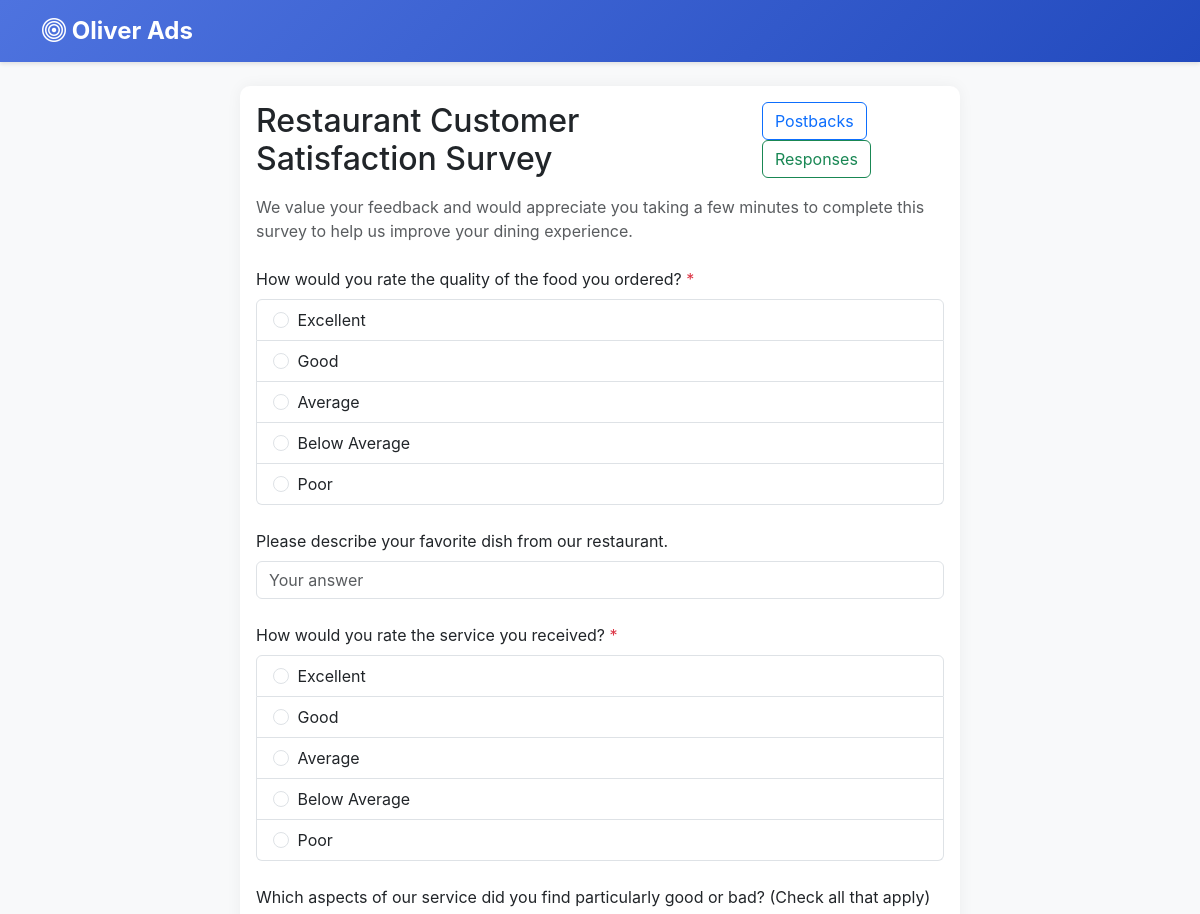
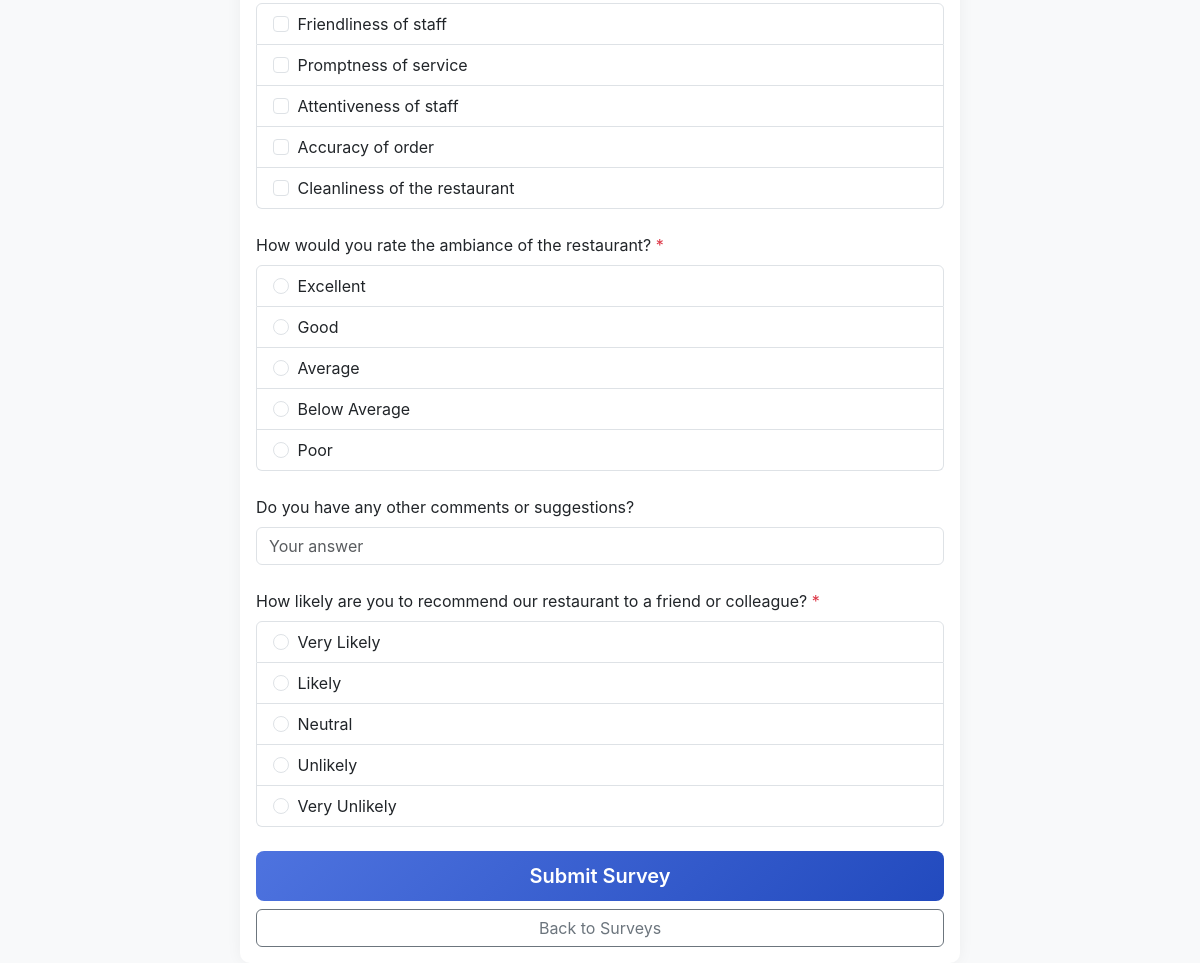
The page /surveys/1 on the database its author committed (2 pictures, top to bottom).
### models.py (models this page shows, shortened)
class Survey(db.Model):
    id = db.Column(db.Integer, primary_key=True)
    title = db.Column(db.String(200), nullable=False)
    description = db.Column(db.Text)
    creator_id = db.Column(db.Integer, db.ForeignKey('user.id'), nullable=False)
    created_at = db.Column(db.DateTime, default=datetime.utcnow)
    is_active = db.Column(db.Boolean, default=True)
    creator = db.relationship('User', backref=db.backref('surveys', lazy=True))
    questions = db.relationship('Question', backref='survey', lazy=True, cascade='all, delete-orphan')
    responses = db.relationship('SurveyResponse', backref='survey', lazy=True, cascade='all, delete-orphan')
    postback_configs = db.relationship('PostbackConfig', backref='survey', lazy=True, cascade='all, delete-orphan')
    who_merged = db.Column(MutableDict.as_mutable(JSON), default=dict)
    merged_user_data = db.Column(MutableList.as_mutable(JSON), default=list)

class Question(db.Model):
    id = db.Column(db.Integer, primary_key=True)
    survey_id = db.Column(db.Integer, db.ForeignKey('survey.id'), nullable=False)
    question_text = db.Column(db.Text, nullable=False)
    question_type = db.Column(db.String(20), nullable=False)  # text, multiple_choice, checkbox
    options = db.Column(db.Text)  # JSON string for multiple choice and checkbox options
    is_required = db.Column(db.Boolean, default=False)
    order = db.Column(db.Integer, default=0)
    answers = db.relationship('Answer', backref='question', lazy=True, cascade='all, delete-orphan')
    @property
    def options_list(self):
        if self.options:
            try:
                return json.loads(self.options)
            except json.JSONDecodeError:
                return []
        return []

### app.py (the view)
@app.route('/surveys/<int:survey_id>')
def view_survey(survey_id):
    survey = Survey.query.get_or_404(survey_id)
    if current_user.is_authenticated:
        if survey.creator_id != current_user.id and not current_user.is_admin:
            flash('You do not have permission to view this survey')
            return redirect(url_for('surveys'))
    return render_template('view_survey.html', survey=survey)

### templates/view_survey.html (shortened to what this page needs)
{% extends "base.html" %}
{% block content %}
<div class="container mt-4">
    <div class="row justify-content-center">
        <div class="col-md-8">
            <div class="card">
                <div class="card-body">
                    <div class="d-flex justify-content-between align-items-center mb-3">
                        <h2 class="card-title mb-0">{{ survey.title }}</h2>
                        <div>
                            <a href="{{ url_for('postback_configs', survey_id=survey.id) }}" class="btn btn-outline-primary me-2">
                                 Postbacks
                            </a>
                            <a href="{{ url_for('view_responses', survey_id=survey.id) }}" class="btn btn-outline-success">
                                 Responses
                            </a>
                        </div>
                    </div>
                    <p class="text-muted mb-4">{{ survey.description }}</p>
                    <form method="POST" action="{{ url_for('submit_survey', survey_id=survey.id) }}" class="needs-validation" novalidate>
                        {% for question in survey.questions|sort(attribute='order') %}
                        <div class="mb-4">
                            <label class="form-label">
                                {{ question.question_text }}
                                {% if question.is_required %}
                                <span class="text-danger">*</span>
                                {% endif %}
                            </label>
                            {% if question.question_type == 'text' %}
                            <input type="text"
                                   class="form-control"
                                   name="question_{{ question.id }}"
                                   placeholder="Your answer">
                            {% elif question.question_type == 'multiple_choice' %}
                            <div class="list-group">
                                {% for option in question.options_list %}
                                <label class="list-group-item">
                                    <input class="form-check-input me-1"
                                           type="radio"
                                           name="question_{{ question.id }}"
                                           value="{{ option }}"
                                           {% if question.is_required %}required{% endif %}>
                                    {{ option }}
                                </label>
                                {% endfor %}
                            </div>
                            {% elif question.question_type == 'checkbox' %}
                            <div class="list-group">
                                {% for option in question.options_list %}
                                <label class="list-group-item">
                                    <input class="form-check-input me-1"
                                           type="checkbox"
                                           name="question_{{ question.id }}[]"
                                           value="{{ option }}">
                                    {{ option }}
                                </label>
                                {% endfor %}
                            </div>
                            {% endif %}
                        </div>
                        {% endfor %}
                        <div class="d-grid gap-2">
                            <button type="submit" class="btn btn-primary btn-lg">
                                 Submit Survey
                            </button>
                            <a href="{{ url_for('surveys') }}" class="btn btn-outline-secondary">
                                 Back to Surveys
                            </a>
                        </div>
                    </form>
                </div>
            </div>
        </div>
    </div>
</div>
{% endblock %}

### templates/base.html (shortened to what this page needs)
<!DOCTYPE html>
<html lang="en">
<head>
    <link href="https://cdn.jsdelivr.net/npm/bootstrap@5.3.0/dist/css/bootstrap.min.css" rel="stylesheet">
    <link rel="stylesheet" href="https://cdn.jsdelivr.net/npm/bootstrap-icons@1.11.0/font/bootstrap-icons.css">
</head>
<body>
    <nav class="navbar navbar-expand-lg navbar-dark">
        <div class="container">
            <a class="navbar-brand" href="{{ url_for('index') }}">
                <i class="bi bi-bullseye"></i> Oliver Ads
            </a>
        </div>
    </nav>
    <div class="container">
        {% block content %}{% endblock %}
    </div>
</body>
</html>

### templates/base.html (style rules this page uses)
:root { --primary-color: #4e73df; --secondary-color: #1cc88a; --dark-color: #5a5c69; }
body { background-color: #f8f9fa; font-family: 'Nunito', -apple-system, BlinkMacSystemFont, "Segoe UI", Roboto, "Helvetica Neue", Arial, sans-serif; }
.navbar { background: linear-gradient(135deg, var(--primary-color), #224abe) !important; box-shadow: 0 2px 4px rgba(0,0,0,0.1); }
.navbar-brand { font-weight: 700; font-size: 1.5rem; }
.card { border: none; border-radius: 10px; box-shadow: 0 0 15px rgba(0,0,0,0.05); transition: transform 0.2s; }
.btn-primary { background: linear-gradient(135deg, var(--primary-color), #224abe); border: none; padding: 10px 20px; font-weight: 600; }

### rows shown on the page
Survey: title "Restaurant Customer Satisfaction Survey", description "We value your feedback and would appreciate you taking a few minutes to complete this survey to help us improve your dining experience."
Question: question_text "How would you rate the quality of the food you ordered?", is_required "☐ Excellent" "☐ Good" "☐ Average" "☐ Below Average" "☐ Poor", options_list "Excellent" "Good" "Average" "Below Average" "Poor"
Question: question_text "Please describe your favorite dish from our restaurant."
Question: question_text "How would you rate the service you received?", is_required "☐ Excellent" "☐ Good" "☐ Average" "☐ Below Average" "☐ Poor", options_list "Excellent" "Good" "Average" "Below Average" "Poor"
Question: question_text "Which aspects of our service did you find particularly good or bad? (Check all that apply)", options_list "Friendliness of staff" "Promptness of service" "Attentiveness of staff" "Accuracy of order" "Cleanliness of the restaurant"
Question: question_text "How would you rate the ambiance of the restaurant?", is_required "☐ Excellent" "☐ Good" "☐ Average" "☐ Below Average" "☐ Poor", options_list "Excellent" "Good" "Average" "Below Average" "Poor"
Question: question_text "Do you have any other comments or suggestions?"
Question: question_text "How likely are you to recommend our restaurant to a friend or colleague?", is_required "☐ Very Likely" "☐ Likely" "☐ Neutral" "☐ Unlikely" "☐ Very Unlikely", options_list "Very Likely" "Likely" "Neutral" "Unlikely" "Very Unlikely"
